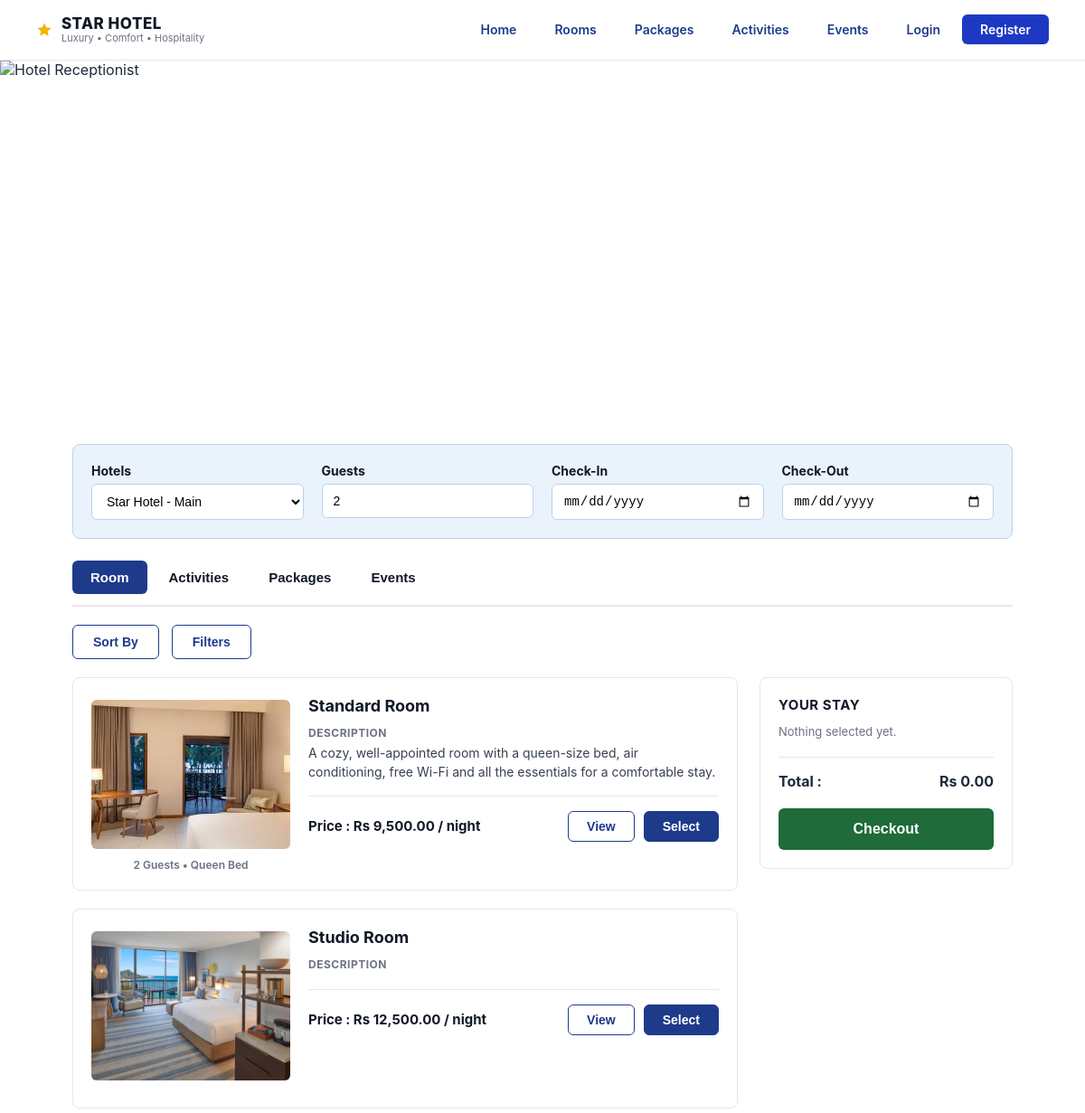
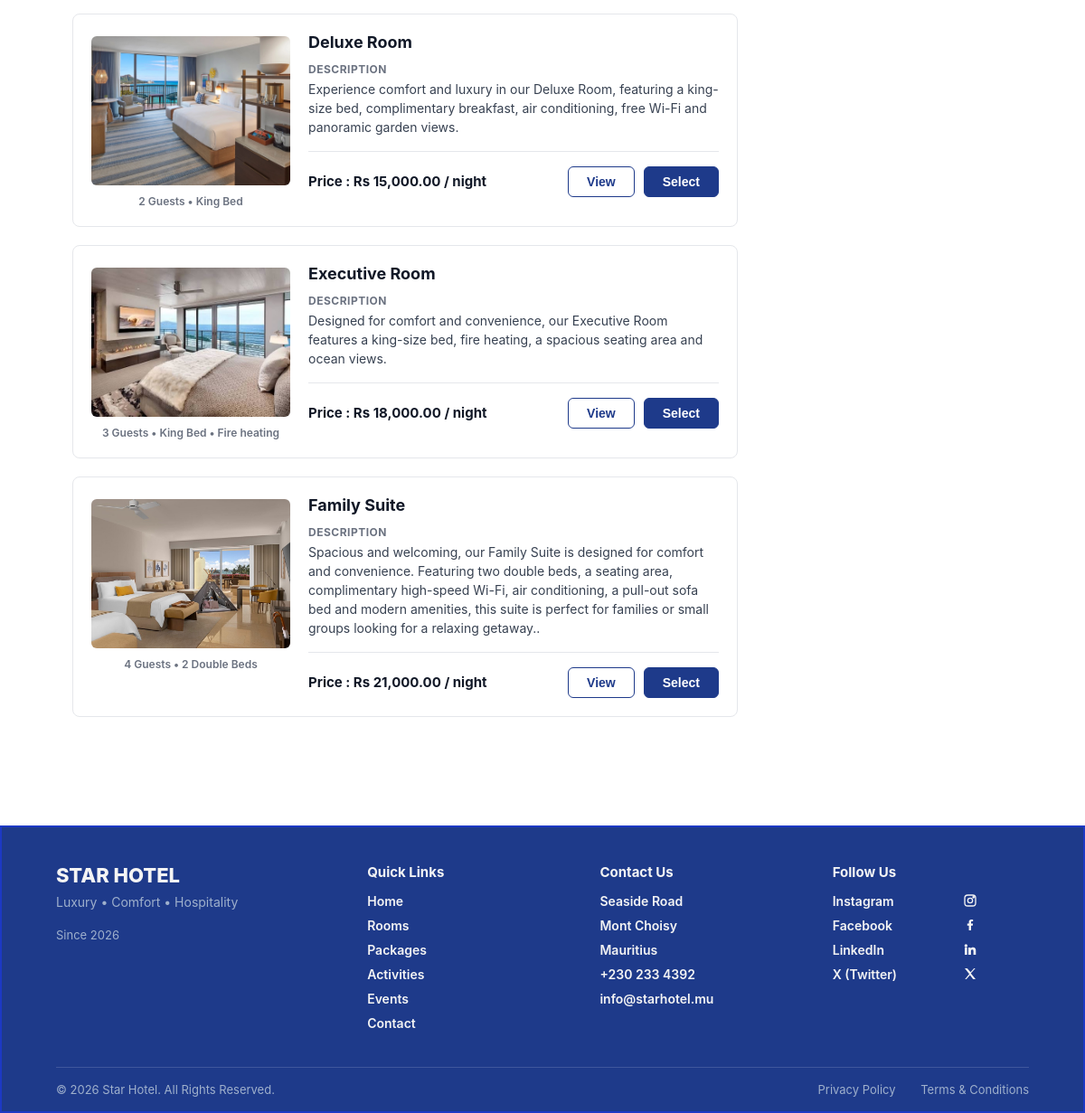
The page /booking/ on the database its author committed (2 pictures, top to bottom).
### StarHotel/hotel/models.py (models this page shows, shortened)
class Room(models.Model):
    room_id = models.AutoField(primary_key=True)
    room_number = models.CharField(max_length=10, blank=True, default='')
    room_type = models.CharField(max_length=50)
    room_status = models.CharField(max_length=20, default='available')
    price = models.DecimalField(max_digits=10, decimal_places=2)
    branch = models.ForeignKey(
        Branch,
        on_delete=models.CASCADE,
        related_name='rooms'
    )

### StarHotel/hotel/views.py (the view, shortened to what this page needs)
# urls.py: path("booking/", views.booking, name="booking"),
def booking(request):
        rooms_qs = Room.objects.select_related("branch").filter(
            room_status="available"
        ).order_by("price", "room_id")
        seen_types = set()
        rooms = []
        for r in rooms_qs:
            if r.room_type not in seen_types:
                seen_types.add(r.room_type)
                rooms.append(r)
        ROOM_SPECS = {
            "Standard Room": "2 Guests • Queen Bed",
            "Deluxe Room": "2 Guests • King Bed",
            "Executive Room": "3 Guests • King Bed • Fire heating",
            "Family Suite": "4 Guests • 2 Double Beds",
        }
        ROOM_DESCRIPTIONS = {
            "Standard Room": "A cozy, well-appointed room with a queen-size bed, air conditioning, free Wi-Fi and all the essentials for a comfortable stay.",
            "Deluxe Room": "Experience comfort and luxury in our Deluxe Room, featuring a king-size bed, complimentary breakfast, air conditioning, free Wi-Fi and panoramic garden views.",
            "Executive Room": "Designed for comfort and convenience, our Executive Room features a king-size bed, fire heating, a spacious seating area and ocean views.",
            "Family Suite": "Spacious and welcoming, our Family Suite is designed for comfort and convenience. Featuring two double beds, a seating area, complimentary high-speed Wi-Fi, air conditioning, a pull-out sofa bed and modern amenities, this suite is perfect for families or small groups looking for a relaxing getaway..",
        }
        room_cards = [
            {
                "room": r,
                "specs": ROOM_SPECS.get(r.room_type, ""),
                "image": ROOM_IMAGES.get(r.room_type, "images/deluxe.jpg"),
                "description": ROOM_DESCRIPTIONS.get(r.room_type, ""),
            }
            for r in rooms
        ]
        PACKAGE_DESCRIPTIONS = {
            "Weekend Getaway": "Relax with a two-night stay, complimentary breakfast and selected activities.",
            "Romantic Escape": "Enjoy a romantic stay with breakfast, spa access and a special dinner.",
            "Family Fun Package": "Perfect for families with breakfast, children's activities and late checkout.",
        }
        package_cards = [
            {
                "package": p,
                "image": PACKAGE_IMAGES.get(p.p_name, "images/Weekend.jpg"),
                "description": PACKAGE_DESCRIPTIONS.get(p.p_name, ""),
            }
            for p in Packages.objects.filter(is_active=True)
        ]
        event_cards = [
            {
                "event": e,
                "image": EVENT_IMAGES.get(e.title, "images/wedding.webp"),
                "description": EVENT_DESCRIPTIONS.get(e.title, ""),
            }
            for e in Event.objects.all()
        ]
        activity_cards = [
            {
                "activity": a,
                "image": ACTIVITY_IMAGES.get(a.act_name, ACTIVITY_FALLBACK),
                "description": ACTIVITY_DESCRIPTIONS.get(a.act_name, ""),
            }
            for a in Activity.objects.order_by("act_id")
        ]
        packages = Packages.objects.filter(is_active=True)
        events = Event.objects.all()
        cart = _get_cart(request)
        sel = next((i for i in cart if i["kind"] != "activity"), None)
        for c in room_cards:
            c["selected"] = bool(sel and sel["item_type"] == "room" and sel["name"] == c["room"].room_type)
        for c in package_cards:
            c["selected"] = bool(sel and sel["item_type"] == "package" and sel["ref_id"] == c["package"].pk)
        for c in event_cards:
            c["selected"] = bool(sel and sel["item_type"] == "event" and sel["ref_id"] == c["event"].pk)
        added_activity_ids = {i["ref_id"] for i in cart if i["kind"] == "activity"}
        for c in activity_cards:
            c["selected"] = c["activity"].pk in added_activity_ids
        for cards in (room_cards, package_cards, event_cards, activity_cards):
            cards.sort(key=lambda c: not c["selected"])   # selected first, others keep their order
        context = {
            "room_cards": room_cards,
            "package_cards": package_cards,
            "event_cards": event_cards,
            "cart": cart,
            "cart_total": _cart_total(cart),
            "search": request.session.get("search", {}),
            "activity_cards": activity_cards,
        }
        return render(request, "hotel/booking.html", context)

### StarHotel/hotel/views.py (called while the page is built)
def _cart_total(cart):
    return sum((Decimal(i["price"]) for i in cart), Decimal("0"))

def _get_cart(request):
    cart = request.session.get(CART_SESSION_KEY, [])
    valid = (
        isinstance(cart, list)
        and all(isinstance(i, dict) and "kind" in i and "breakdown" in i for i in cart)
        and len([i for i in cart if i["kind"] != "activity"]) <= 1
        and not (any(i["kind"] == "event" for i in cart) and len(cart) > 1)
    )
    if not valid:
        cart = []
        request.session[CART_SESSION_KEY] = cart
        request.session.modified = True
    return cart

### StarHotel/hotel/templates/hotel/booking.html (shortened to what this page needs)
{% extends "base.html" %}
{% load static %}
{% block content %}
<section class ="hero-banner">
    <img src="{% static 'images/Receptionist-Booking.jpg' %}" alt="Hotel Receptionist" class="hero-img" id="heroImg">
</section>
<div class="booking-container">
    <form method="post">
        <div class="search-bar">
            <div class="search-field">
                <label>Hotels</label>
                <select>
                    <option>Star Hotel - Main</option>
                </select>
            </div>
            <div class="search-field">
                <label>Guests</label>
                <input type="number" name="guests" min="1" value="{{ search.guests|default:2 }}">
            </div>
            <div class="search-field" id="checkinField">
                <label>Check-In</label>
                <input type="date" name="checkin" value="{{ search.checkin }}">
            </div>
            <div class="search-field" id="checkoutField">
                <label>Check-Out</label>
                <input type="date" name="checkout" value="{{ search.checkout }}">
            </div>
        </div>
        <div class="booking-tabs" id="bookingTabs">
            <div class="tab-highlight" id="tabHighlight"></div>
            <button type="button" class="tab-item active" data-tab="rooms" data-hero="{% static 'images/Receptionist-Booking.jpg' %}">Room</button>
            <button type="button" class="tab-item" data-tab="activities" data-hero="{% static 'images/Event-booking.jpg' %}">Activities</button>
            <button type="button" class="tab-item" data-tab="packages" data-hero="{% static 'images/packages-booking.jpg' %}">Packages</button>
            <button type="button" class="tab-item" data-tab="events" data-hero="{% static 'images/Event-booking.jpg' %}">Events</button>
        </div>
        <div class="toolbar">
            <button type="button" class="toolbar-btn">Sort By</button>
            <button type="button" class="toolbar-btn">Filters</button>
        </div>
        <div class="booking-layout">
            <div class="room-list">
                <div class="tab-panel" data-tab="rooms">
                    {% for card in room_cards %}
                    {% with room=card.room %}
                    <div class="booking-room-card{% if card.selected %} is-selected{% endif %}" data-name="{{ room.room_type }}" data-price="{{ room.price }}">
                    <div class="room-media">
                            <img src="{% static card.image %}" alt="{{ room.room_type }}" class="room-img">
                            <div class="room-specs">
                                <span>{{ card.specs }}</span>
                            </div>
                        </div>
                        <div class="room-info">
                            <div class="room-title-row">
                                <h3>{{ room.room_type }}</h3>
                            </div>
                            <h4>Description</h4>
                            <p>{{ card.description }}</p>
                            <hr>
                            <div class="room-footer">
                                <span class="booking-room-price">Price : Rs {{ room.price|floatformat:"2g" }} / night</span>
                                <div class="room-actions">
                                    <button type="button" class="btn-outline-navy">View</button>
                                    {% if card.selected %}
                                    <span class="selected-badge">&#10003; Selected</span>
                                    {% else %}
                                    <button type="submit" name="add_item" value="room-{{ room.room_id }}" class="btn-navy btn-book">{% if room_cards.0.selected %}Switch{% else %}Select{% endif %}</button>
                                    {% endif %}
                                </div>
                            </div>
                        </div>
                    </div>
                    {% endwith %}
                    {% empty %}
                    <p>No rooms available right now.</p>
                    {% endfor %}
                </div>
            </div>
            <aside class="cart-box" id="cartBox">
                <h3>{% if cart.0.kind == "event" %}YOUR EVENT{% elif cart.0.kind == "activity" %}YOUR ACTIVITY{% else %}YOUR STAY{% endif %}</h3>
                <div class="cart-items" id="cartItems">
                    {% for item in cart %}
                    <div class="cart-item">
                        <p class="cart-item-name">{{ item.name }}</p>
                        <p class="cart-item-nights">{{ item.breakdown }}</p>
                        <p class="cart-item-nights">
                            {% if item.kind == "stay" %}{{ item.check_in }} &rarr; {{ item.check_out }}{% else %}{{ item.check_in }}{% endif %}
                        </p>
                        <p class="cart-item-nights">Rs {{ item.price|floatformat:"2g" }}</p>
                    </div>
                    {% empty %}
                    <p class="cart-item-nights">Nothing selected yet.</p>
                    {% endfor %}
                </div>
                <div class="cart-total">
                    <span>Total :</span>
                    <span id="cartTotal">Rs {{ cart_total|floatformat:"2g" }}</span>
                </div>
                {% if cart %}
                <a href="{% url 'cart_review' %}" class="btn-checkout">Checkout</a>
                {% else %}
                <button type="button" class="btn-checkout" disabled>Checkout</button>
                {% endif %}
            </aside>
        </div>
    </form>
</div>
{% endblock %}

### rows shown on the page
Room: shows a picture, specs "2 Guests • Queen Bed", room.room_type "Standard Room", description "A cozy, well-appointed room with a queen-size bed, air conditioning, free Wi-Fi and all the essentials for a comfortable stay.", room.price "9,500.00"
Room: room.room_type "Studio Room", room.price "12,500.00"
Room: specs "2 Guests • King Bed", room.room_type "Deluxe Room", description "Experience comfort and luxury in our Deluxe Room, featuring a king-size bed, complimentary breakfast, air conditioning, free Wi-Fi and panoramic garden views.", room.price "15,000.00"
Room: shows a picture, specs "3 Guests • King Bed • Fire heating", room.room_type "Executive Room", description "Designed for comfort and convenience, our Executive Room features a king-size bed, fire heating, a spacious seating area and ocean views.", room.price "18,000.00"
Room: shows a picture, specs "4 Guests • 2 Double Beds", room.room_type "Family Suite", description "Spacious and welcoming, our Family Suite is designed for comfort and convenience. Featuring two double beds, a seating area, complimentary high-speed Wi-Fi, air conditioning, a pull-out sofa bed and modern amenities, this suite is perfect for families or small groups looking for a relaxing getaway..", room.price "21,000.00"

### other values the page prints
{{ cart_total|floatformat:"2g" }} "0.00"
